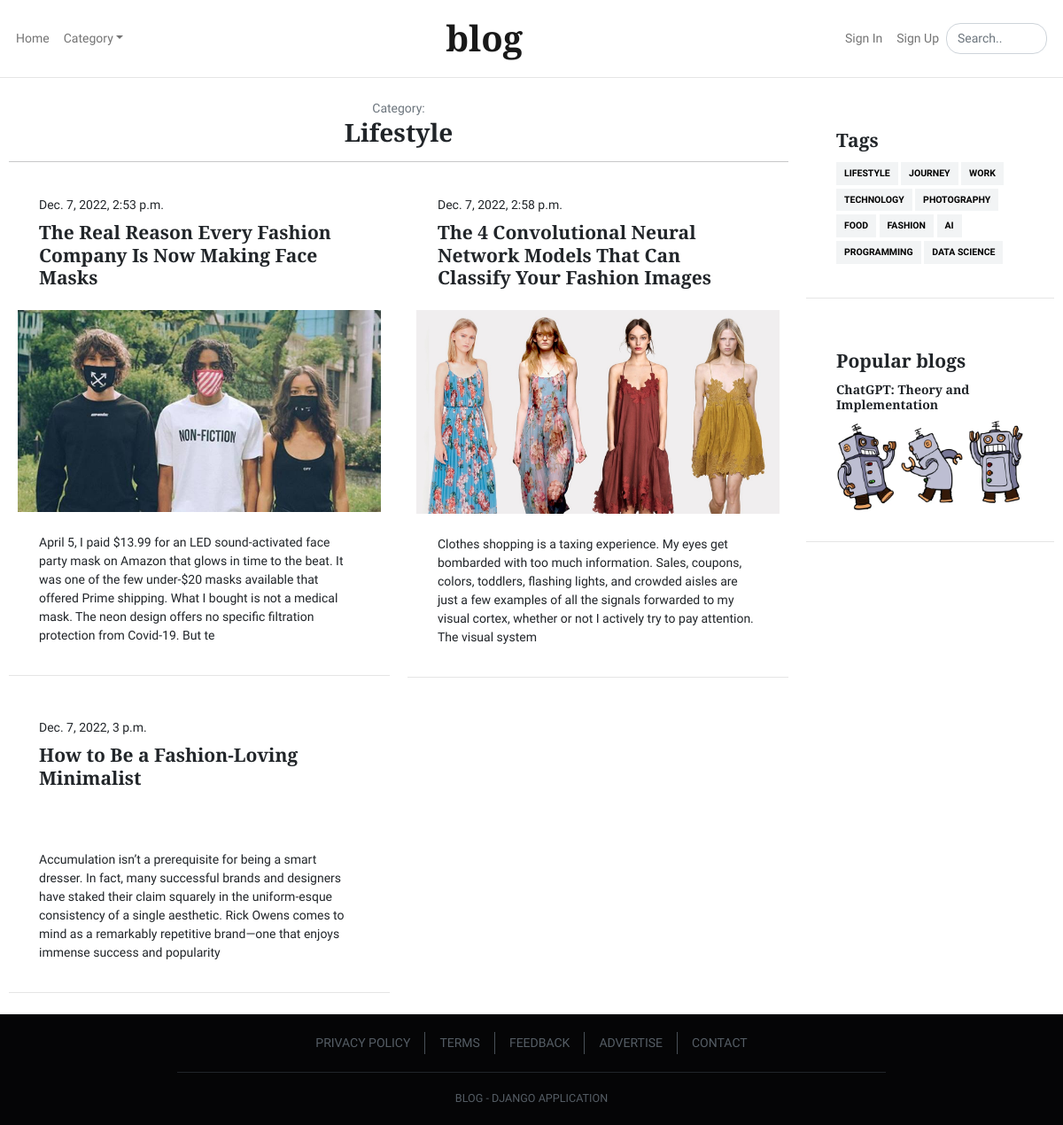
Page /category-blogs/Lifestyle/ on the committed database.
### blogs/models.py (models this page shows, shortened)
class Tags(models.Model):
    name = models.CharField(max_length=20)
    def __str__(self):
        return self.name

class Blog(models.Model):
    user = models.ForeignKey(User, on_delete=models.CASCADE)
    title = models.CharField(max_length=500)
    content = models.TextField()
    image = models.ImageField(upload_to='blog_images')
    tags = models.ManyToManyField(Tags)
    timestamp = models.DateTimeField(auto_now_add=True)

### blogs/views.py (the view)
# urls.py: path('category-blogs/<tag>/', category_blogs, name='category-blogs-view'),
def category_blogs(request, tag):
    tag = get_object_or_404(Tags, name=tag)
    blogs = Blog.objects.filter(tags__name=tag)
    tags = Tags.objects.all()
    popular_blog = Blog.objects.annotate(ncomment=Count('comment')).order_by('-ncomment').first()
    context = {'tag':tag, 'blogs':blogs, 'tags':tags, 'popular_blog':popular_blog}
    return render(request, 'category_blogs.html', context)

### templates/category_blogs.html (shortened to what this page needs)
{% extends 'components/base.html' %}
{% load static %}
{% block content %}
{% include 'components/navbar.html' %}
<main class="main pt-4">
  <div class="container">
    <div class="row">
      <div class="col-md-9">
        <div class="text-center">
          <span class="text-muted">Category:</span>
          <h2>{{ tag.name }}</h2>
          <hr />
        </div>
        <div class="row">
          {% for blog in blogs %}
          <div class="col-md-6">
            <article class="card mb-4">
              <header class="card-header">
                <div class="card-meta">
                  <time class="timeago" datetime="{{ blog.timestamp }}">{{ blog.timestamp }}</time>
                </div>
                <a href="{% url 'single-blog-view' blog.pk %}">
                  <h4 class="card-title">{{ blog.title }}</h4>
                </a>
              </header>
              <a href="{% url 'single-blog-view' blog.pk %}">
                <img class="card-img" src="{{ blog.image.url }}" alt="" />
              </a>
              <div class="card-body">
                <p class="card-text">{{ blog.content|slice:":300" }}</p>
              </div>
            </article>
          </div>
          {% endfor %}
        </div>
      </div>
      <div class="col-md-3 ms-auto">
        <aside class="sidebar sidebar-sticky">
          <div class="card mb-4">
            <div class="card-body">
              <h4 class="card-title">Tags</h4>
              {% for tag in tags %}
              <a class="btn btn-light btn-sm mb-1" href="{% url 'category-blogs-view' tag.name %}">{{ tag.name }}</a>
              {% endfor %}
            </div>
          </div>
          <div class="card mb-4">
            <div class="card-body">
              <h4 class="card-title">Popular blogs</h4>
              {% if popular_blog %}
              <a href="{% url 'single-blog-view' popular_blog.pk %}" class="d-inline-block">
                <h4 class="h6">{{ popular_blog.title }}</h4>
                <img class="card-img" src="{{ popular_blog.image.url }}" alt="" />
              </a>
              {% endif %}
            </div>
          </div>
        </aside>
      </div>
    </div>
  </div>
</main>
{% include 'components/footer.html' %}
{% endblock content %}

### rows in the picture
Tags: name "Lifestyle", name "LIFESTYLE"
Blog: timestamp "Dec. 7, 2022, 2:53 p.m.", title "The Real Reason Every Fashion Company Is Now Making Face Masks", image (picture), content "April 5, I paid $13.99 for an LED sound-activated face party mask on Amazon that glows in time to the beat. It was one of the few under-$20 masks available that offered Prime shipping. What I bought is not a medical mask. The neon design offers no specific filtration protection from Covid-19. But te"
Blog: timestamp "Dec. 7, 2022, 2:58 p.m.", title "The 4 Convolutional Neural Network Models That Can Classify Your Fashion Images", image (picture), content "Clothes shopping is a taxing experience. My eyes get bombarded with too much information. Sales, coupons, colors, toddlers, flashing lights, and crowded aisles are just a few examples of all the signals forwarded to my visual cortex, whether or not I actively try to pay attention. The visual system"
Blog: timestamp "Dec. 7, 2022, 3 p.m.", title "How to Be a Fashion-Loving Minimalist", content "Accumulation isn’t a prerequisite for being a smart dresser. In fact, many successful brands and designers have staked their claim squarely in the uniform-esque consistency of a single aesthetic. Rick Owens comes to mind as a remarkably repetitive brand—one that enjoys immense success and popularity"
Tags: name "JOURNEY"
Tags: name "WORK"
Tags: name "TECHNOLOGY"
Tags: name "PHOTOGRAPHY"
Tags: name "FOOD"
Tags: name "FASHION"
Tags: name "AI"
Tags: name "PROGRAMMING"
Tags: name "DATA SCIENCE"
Blog: title "ChatGPT: Theory and Implementation", image (picture)
